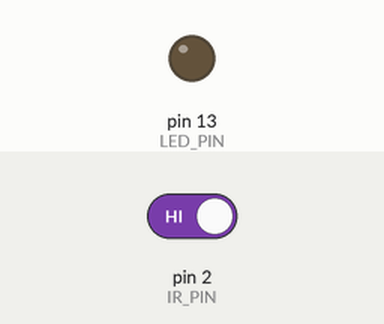
The sketch below on a simulated Arduino Uno, built with avr-gcc and run on an emulated ATmega328P. Shown: output pins drawn as LEDs (lit = HIGH). The test bench sets the inputs (shaded band); at power-on: pin 2 (IR_PIN) HIGH.

Above: at 1.2 s.
1.3 s: pin 2 (IR_PIN) driven LOW
At 1.65 s:
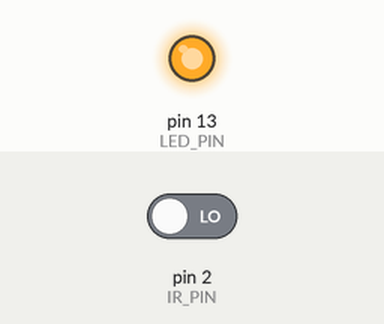
Timing chart, 0 to 4.3 s (numbered marks = the images above; inputs shaded):
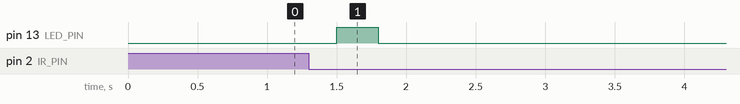

The sketch:

ir_count_blink.ino
```cpp
#define IR_PIN 2
#define LED_PIN 13

int objectCount = 0;
int lastSensorState = HIGH;   // IR idle state (usually HIGH)

void setup() {
  pinMode(IR_PIN, INPUT);
  pinMode(LED_PIN, OUTPUT);
}

void loop() {
  int currentSensorState = digitalRead(IR_PIN);

  // Detect object (HIGH → LOW transition)
  if (lastSensorState == HIGH && currentSensorState == LOW) {
    objectCount++;          // Count detection
    delay(200);             // Debounce / object settle
  }

  lastSensorState = currentSensorState;

  // Blink LED equal to number of detections
  blinkLED(objectCount);

  // Reset count after blinking (optional, but recommended)
  objectCount = 0;
}

// -------- LED Blink Function --------
void blinkLED(int count) {
  for (int i = 0; i < count; i++) {
    digitalWrite(LED_PIN, HIGH);
    delay(300);
    digitalWrite(LED_PIN, LOW);
    delay(300);
  }
}
```

Measured:
- after the input at 1.3 s, pin 13 (LED_PIN): LOW → HIGH after 0.20 s, → LOW 0.30 s later
